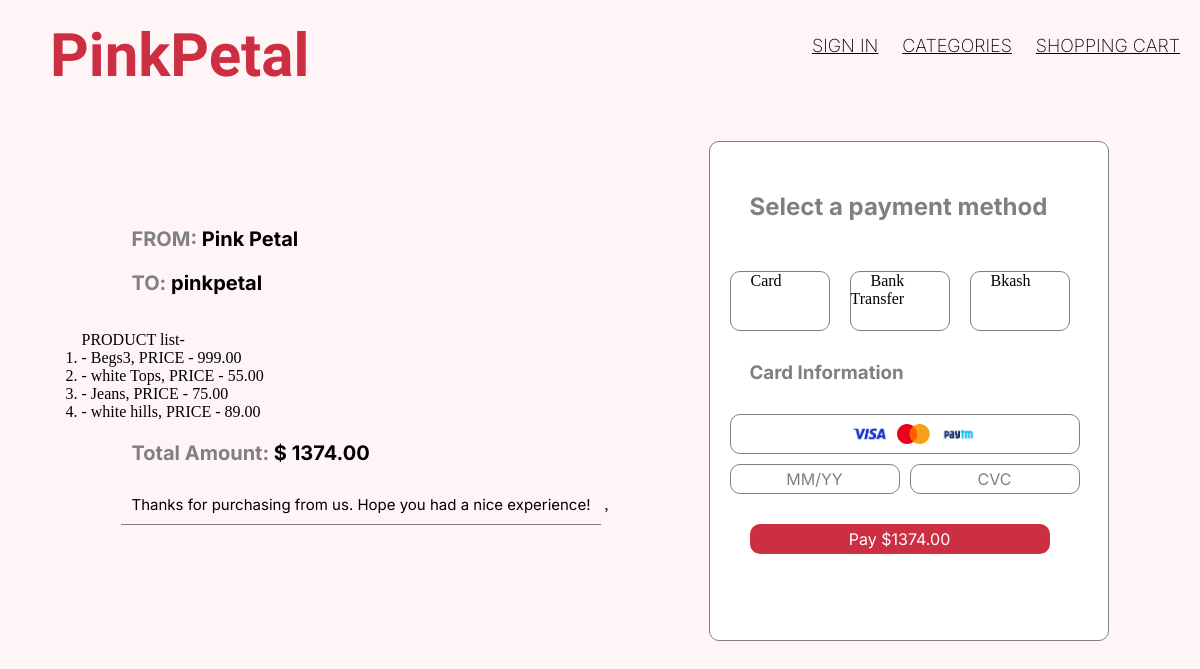
The app's page /payment/ (signed in) with its own data.
### petal2/models.py (models this page shows, shortened)
class CartItem(models.Model):
    user = models.ForeignKey(User, on_delete=models.CASCADE)
    product = models.ForeignKey(Product, on_delete=models.CASCADE)
    quantity = models.PositiveIntegerField(default=1)
    price = models.DecimalField(max_digits=10, decimal_places=2)

class Product(models.Model):
    productName = models.CharField(max_length=30)
    Brand = models.CharField(max_length=50)
    Material = models.CharField(max_length=150)  # Corrected max_length
    Color = models.CharField(max_length=30)
    Item_Weight = models.DecimalField(
        max_digits=10, decimal_places=2)  # Corrected field type
    price = models.DecimalField(max_digits=10, decimal_places=2)
    description = models.TextField(max_length=50)
    image = models.ImageField(upload_to='catagorybag/', blank=False)
    Category = models.ForeignKey(
        Category, on_delete=models.CASCADE, default=1)

### petal2/views.py (the view)
# urls.py: path('payment/', views.payment, name='payment'),
@login_required
def payment(request):
    user = request.user
    try:
        customer = user.customer
    except Customer.DoesNotExist:
        customer = None
    product = Product.objects.get(id=1)
    cart_items = CartItem.objects.filter(user=request.user)
    subtotal = calculate_subtotal(cart_items)
    total = calculate_total(subtotal)
    vat = 6
    totalvat = total + vat
    customer_address = request.GET.get('customer_address')
    product_price = request.GET.get('product_price')
    customer = request.user,
    context = {
        'product': product,
        'customer': customer,
        'cart_items': cart_items,
        'subtotal': subtotal,
        'total': total,
        'customer_address': customer_address,
        'product_price': product_price,
        'customer': customer,
        'totalvat': totalvat,
        'vat': vat
    }
    return render(request, 'petal2/payment.html', context)

### petal2/views.py (called while the page is built)
def calculate_subtotal(cart_items):
    subtotal = 0
    for item in cart_items:
        subtotal += item.product.price * item.quantity
    return subtotal

def calculate_total(subtotal):
    return subtotal

### petal2/templates/petal2/payment.html (shortened to what this page needs)
{% load static %}
<!DOCTYPE html>
<html lang="en">
<head>
    <link rel="stylesheet" href="{% static 'CSS/payment.css' %}">
</head>
<body>
    <section class="header">
        <div class="nav-logo">
            <h1 class="logo">PinkPetal</h1>
        </div>
        <div class="nav-links">
            <a class="signup" href="{% url 'user_login' %}">SIGN IN</a>
            <a class="catagories" href="{% url 'categorybag' %}">CATEGORIES</a>
            <a class="cart" href="{% url 'cart' %}">SHOPPING CART</a>
        </div>
    </section>
    <div class="main">
        <div class="container1">
            <section class="addto-cart">
                <h3><span>FROM:</span> Pink Petal</h3>
                <h3><span>TO:</span> {{ user.username }}</h3><br><br>
                <ol>
                    PRODUCT list-
                    {% for cart_item in cart_items %}
                    <li class="add">
                        - {{ cart_item.product.productName }}, PRICE - {{ cart_item.price }}
                    </li>
                    {% endfor %}
                </ol>
                <h3 class="dollar"><span>Total Amount:</span>
                    <td>$ {{ totalvat }}</td>
                </h3>
                <p>Thanks for purchasing from us. Hope you had a nice experience!</p>
                ,
            </section>
        </div>
        <div class="container2">
            <section class="payment">
                <h2>Select a payment method</h2>
                <div class="method">
                    <div class="card">
                        Card
                    </div>
                    <div class="bank">
                        Bank Transfer
                    </div>
                    <div class="bkash">
                        Bkash
                    </div>
                </div>
                <h3>Card Information</h3>
                <div class="card-info">
                    <img src="{% static 'images/visa.png' %}">
                    <img src="{% static 'images/master.png' %}">
                    <img src="{% static 'images/paytm.png' %}">
                </div>
                <div class="cardinfo2">
                    <div class="box1">MM/YY</div>
                    <div class="box1">CVC</div>
                </div>
                <div class="pay">
                    Pay ${{ totalvat }}
                </div>
            </section>
        </div>
    </div>
</body>
</html>

### petal2/static/css/payment.css (style rules this page uses)
* { padding: 0; margin: 0; box-sizing: border-box }
body { background-color: #FFF5F7; }
.header { display: flex; align-items: center; justify-content: space-between; }
.nav-logo { font-family: 'Kaushan Script'; color: #CD2F42; font-size: 40px; margin-top: 20px; margin-left: 50px; }
.nav-links a { font-family: 'Inter'; font-size: 18px; font-weight: 200; gap:10px; color: black; margin-right: 20px; }
.main { display: flex; align-items: center; justify-content: center; }
.addto-cart { margin-left: -10px; }
.addto-cart h3 { font-family: 'Inter'; font-size: 20px; margin-top: 20px; margin-left: 50px; }
.addto-cart span { color: gray; }
.addto-cart p { font-family: 'Inter'; font-size: 15px; margin-top: 20px; margin-left: 40px; display: inline-block; padding: 10px; border-bottom: 1px solid gray; }
.payment { height: 500px; width:400px; background-color: white; border: 1px solid gray; border-radius: 10px; margin-top: 50px; }
.payment h2 { color: gray; font-family: 'Inter'; margin-top: 50px; margin-left: 40px; }
.payment h3 { color: gray; font-family: 'Inter'; margin-top: 30px; margin-left: 40px; }
.method { display: flex; }
.card { height: 60px; width:100px; background-color: white; border: 1px solid gray; border-radius: 10px; margin-top: 50px; margin-left: 20px; cursor: pointer; }
.bank { height: 60px; width:100px; background-color: white; border: 1px solid gray; border-radius: 10px; margin-top: 50px; margin-left: 20px; cursor: pointer; }
.bkash { height: 60px; width:100px; background-color: white; border: 1px solid gray; border-radius: 10px; margin-top: 50px; margin-left: 20px; cursor: pointer; }
.card-info { height: 40px; width:350px; background-color: white; border: 1px solid gray; border-radius: 10px; margin-top: 30px; margin-left: 20px; cursor: pointer; }
.card-info { color: gray; font-family: 'Inter'; margin-left: 20px; gap:10px; display: flex; align-items: center; justify-content: center; text-align: center; }
.card-info img { height: 20px; }
.cardinfo2 { display: flex; margin-left: 10px; margin-top: 10px; }
.box1 { height: 30px; width:170px; border:1px solid gray ; border-radius: 10px; color: gray; font-family: 'Inter'; margin-left: 10px; display: flex; align-items: center; justify-content: center; text-align: center; }
.pay { height: 30px; width: 300px; background-color: #CD2F42; color: white; font-family: 'Inter'; display: flex; align-items: center; justify-content: center; text-align: center; padding: 10px 10px; border-radius: 10px; margin-left: 40px; margin-top: 30px; cursor: pointer; }
@media (max-width:1930px) { .payment { margin-left: 100px; } }

### records on screen
CartItem: product.productName "Begs3", price "999.00"
CartItem: product.productName "white Tops", price "55.00"
CartItem: product.productName "Jeans", price "75.00"
CartItem: product.productName "white hills", price "89.00"

### other values on screen
{{ user.username }} "pinkpetal"
{{ totalvat }} "1374.00"
